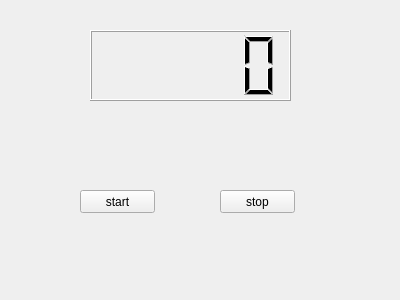
<?xml version="1.0" encoding="UTF-8"?>
<ui version="4.0">
 <class>MyWidget</class>
 <widget class="QWidget" name="MyWidget">
  <property name="geometry">
   <rect>
    <x>0</x>
    <y>0</y>
    <width>400</width>
    <height>300</height>
   </rect>
  </property>
  <property name="windowTitle">
   <string>MyWidget</string>
  </property>
  <widget class="QLCDNumber" name="lcdNumber">
   <property name="geometry">
    <rect>
     <x>90</x>
     <y>30</y>
     <width>201</width>
     <height>71</height>
    </rect>
   </property>
  </widget>
  <widget class="QPushButton" name="startButton">
   <property name="geometry">
    <rect>
     <x>80</x>
     <y>190</y>
     <width>75</width>
     <height>23</height>
    </rect>
   </property>
   <property name="text">
    <string>start</string>
   </property>
  </widget>
  <widget class="QPushButton" name="stopButton">
   <property name="geometry">
    <rect>
     <x>220</x>
     <y>190</y>
     <width>75</width>
     <height>23</height>
    </rect>
   </property>
   <property name="text">
    <string>stop</string>
   </property>
  </widget>
 </widget>
 <layoutdefault spacing="6" margin="11"/>
 <resources/>
 <connections/>
</ui>
